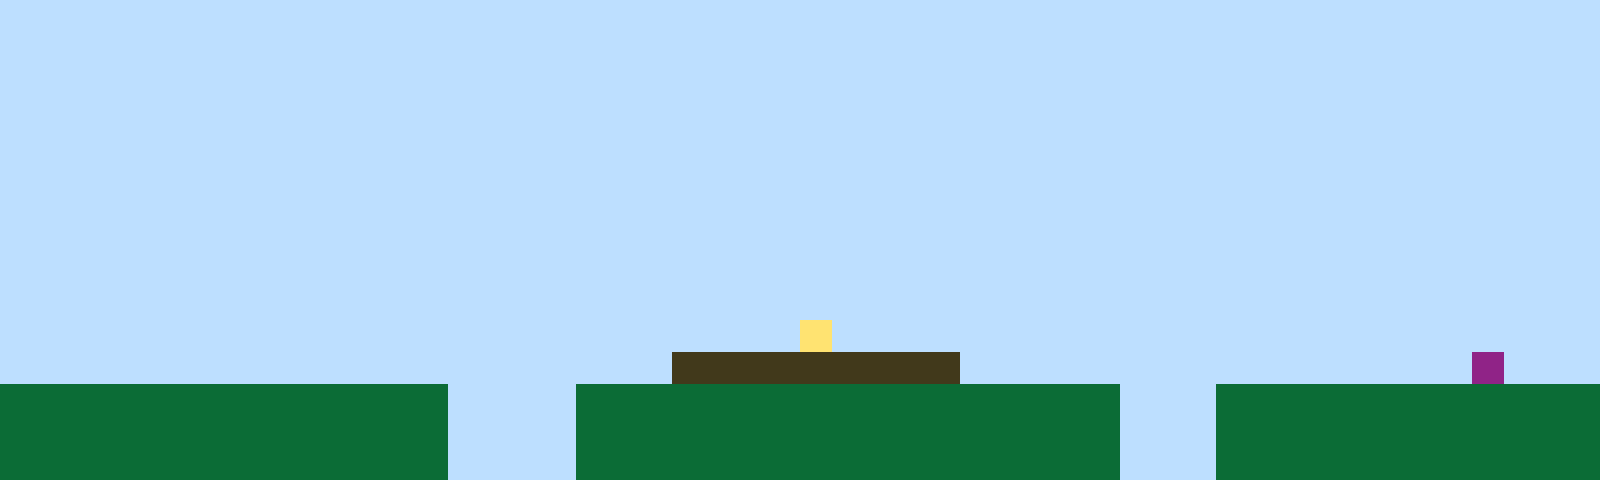

This is a level from a 2D game, rendered from its Tiled map with the project's own tilesets. A one-line summary and the complete map file follow:
An orthogonal 50x15 tile map with 32x32 px tiles, 1 tile layer (Tile Layer 1).

<map version="1.10" tiledversion="1.11.2" orientation="orthogonal" renderorder="right-up" width="50" height="15" tilewidth="32" tileheight="32" infinite="0" nextlayerid="2" nextobjectid="1"><editorsettings><export target="map1.csv" format="csv" /></editorsettings><tileset firstgid="1" name="sprites" tilewidth="32" tileheight="32" tilecount="6" columns="3"><image source="sprites.png" width="96" height="64" /></tileset><layer id="1" name="Tile Layer 1" width="50" height="15"><data encoding="csv">1,1,1,1,1,1,1,1,1,1,1,1,1,1,1,1,1,1,1,1,1,1,1,1,1,1,1,1,1,1,1,1,1,1,1,1,1,1,1,1,1,1,1,1,1,1,1,1,1,1,1,1,1,1,1,1,1,1,1,1,1,1,1,1,1,1,1,1,1,1,1,1,1,1,1,1,1,1,1,1,1,1,1,1,1,1,1,1,1,1,1,1,1,1,1,1,1,1,1,1,1,1,1,1,1,1,1,1,1,1,1,1,1,1,1,1,1,1,1,1,1,1,1,1,1,1,1,1,1,1,1,1,1,1,1,1,1,1,1,1,1,1,1,1,1,1,1,1,1,1,1,1,1,1,1,1,1,1,1,1,1,1,1,1,1,1,1,1,1,1,1,1,1,1,1,1,1,1,1,1,1,1,1,1,1,1,1,1,1,1,1,1,1,1,1,1,1,1,1,1,1,1,1,1,1,1,1,1,1,1,1,1,1,1,1,1,1,1,1,1,1,1,1,1,1,1,1,1,1,1,1,1,1,1,1,1,1,1,1,1,1,1,1,1,1,1,1,1,1,1,1,1,1,1,1,1,1,1,1,1,1,1,1,1,1,1,1,1,1,1,1,1,1,1,1,1,1,1,1,1,1,1,1,1,1,1,1,1,1,1,1,1,1,1,1,1,1,1,1,1,1,1,1,1,1,1,1,1,1,1,1,1,1,1,1,1,1,1,1,1,1,1,1,1,1,1,1,1,1,1,1,1,1,1,1,1,1,1,1,1,1,1,1,1,1,1,1,1,1,1,1,1,1,1,1,1,1,1,1,1,1,1,1,1,1,1,1,1,1,1,1,1,1,1,1,1,1,1,1,1,1,1,1,1,1,1,1,1,1,1,1,1,1,1,1,1,1,1,1,1,1,1,1,1,1,1,1,1,1,1,1,1,1,1,1,1,1,1,1,1,1,1,1,1,1,1,1,1,1,1,1,1,1,1,1,1,1,1,1,1,1,1,1,1,1,1,1,1,1,1,1,1,1,1,1,1,1,1,1,1,1,1,1,1,1,1,1,1,1,1,1,1,1,1,1,1,1,1,1,1,1,1,1,1,1,1,1,1,1,1,1,1,1,1,1,1,1,1,1,1,1,1,1,1,1,1,1,1,1,1,1,1,1,1,1,1,1,1,1,1,1,1,1,1,1,4,1,1,1,1,1,1,1,1,1,1,1,1,1,1,1,1,1,1,1,1,1,1,1,1,1,1,1,1,1,1,1,1,1,1,1,1,1,1,1,1,1,1,1,1,1,3,3,3,3,3,3,3,3,3,1,1,1,1,1,1,1,1,1,1,1,1,1,1,1,1,6,1,1,1,2,2,2,2,2,2,2,2,2,2,2,2,2,2,1,1,1,1,2,2,2,2,2,2,2,2,2,2,2,2,2,2,2,2,2,1,1,1,2,2,2,2,2,2,2,2,2,2,2,2,2,2,2,2,2,2,2,2,2,2,2,2,2,2,1,1,1,1,2,2,2,2,2,2,2,2,2,2,2,2,2,2,2,2,2,1,1,1,2,2,2,2,2,2,2,2,2,2,2,2,2,2,2,2,2,2,2,2,2,2,2,2,2,2,1,1,1,1,2,2,2,2,2,2,2,2,2,2,2,2,2,2,2,2,2,1,1,1,2,2,2,2,2,2,2,2,2,2,2,2</data></layer></map>
